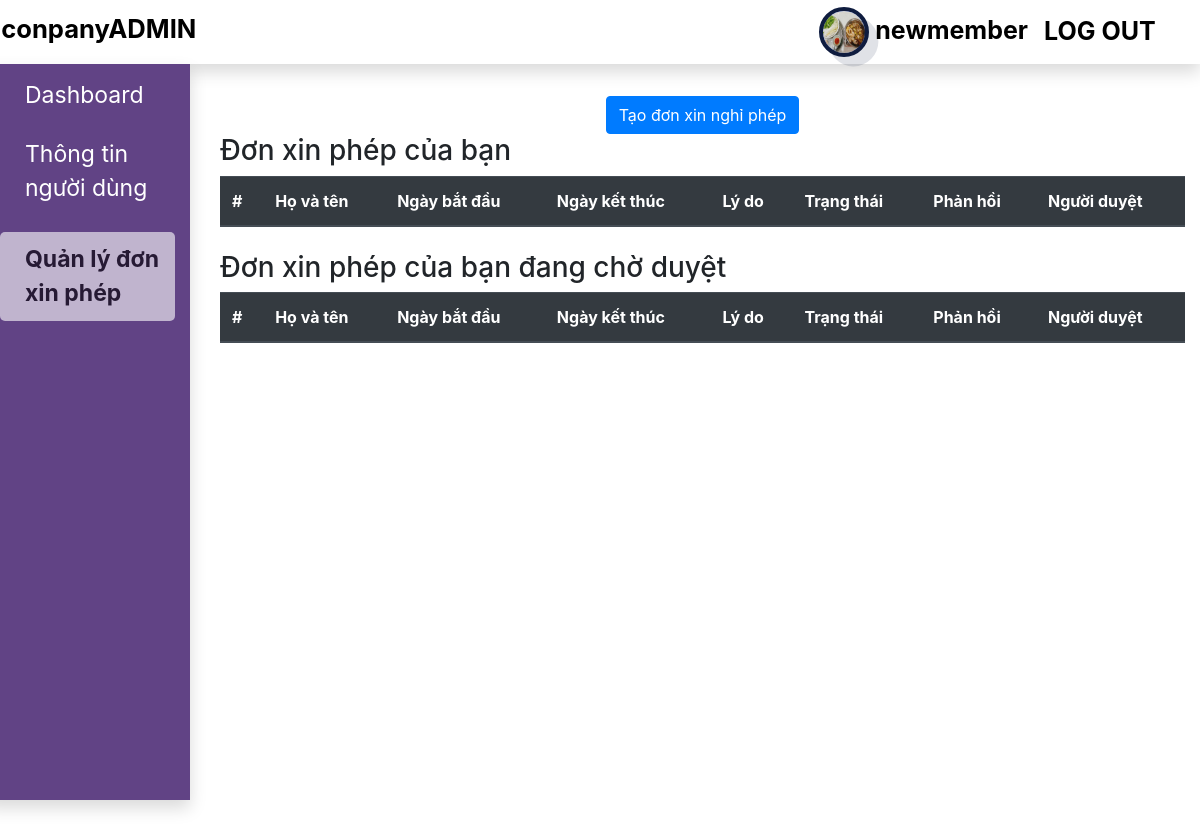
Before: /?page=letter (signed in) with the older database file.
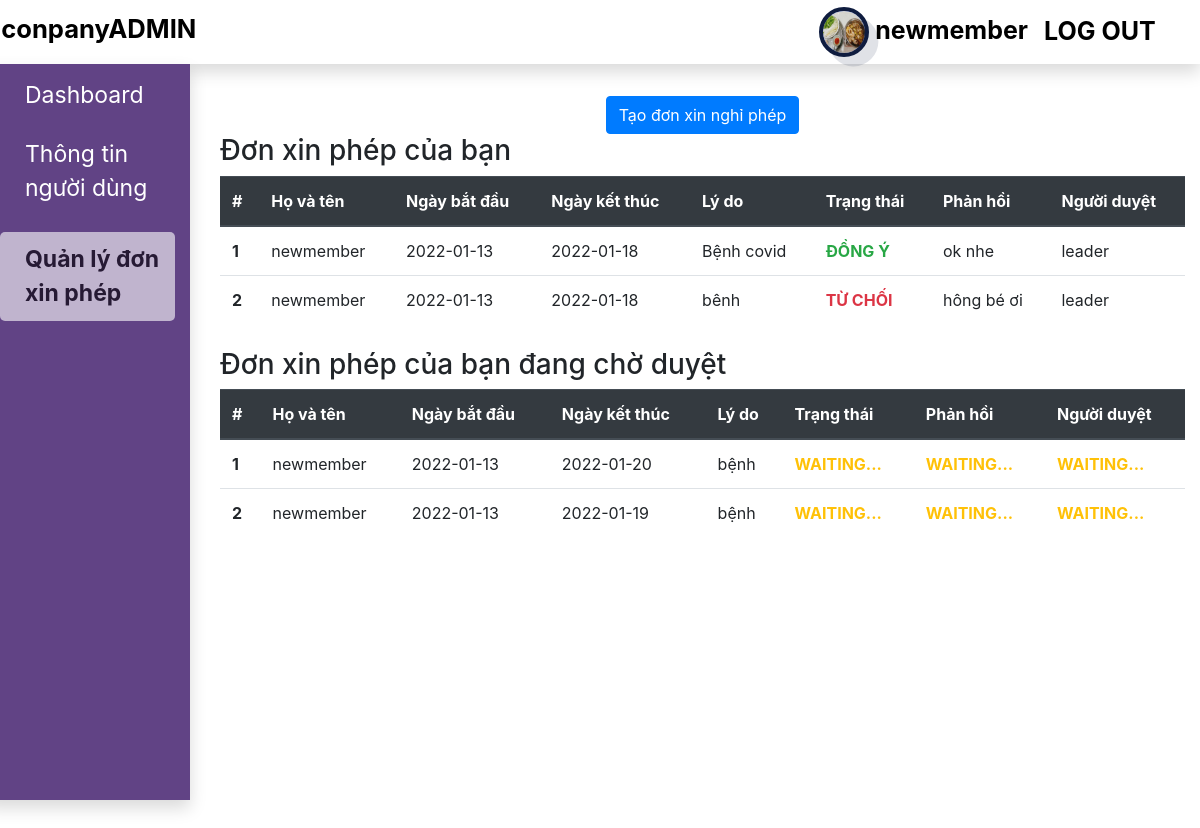
After: the same page with the newer database file.
### tables this page shows
CREATE TABLE `nghi_phep` (
  `id` int(11) NOT NULL,
  `user_created` int(11) NOT NULL,
  `start` date NOT NULL,
  `end` date NOT NULL,
  `reason` varchar(5000) NOT NULL,
  `status` varchar(50) NOT NULL,
  `feelback` varchar(5000) NOT NULL,
  `responder` varchar(255) NOT NULL
);

CREATE TABLE `users` (
  `id` int(11) NOT NULL,
  `fullName` varchar(100) NOT NULL,
  `username` varchar(100) NOT NULL,
  `password` text NOT NULL,
  `birthday` date NOT NULL,
  `gender` varchar(10) NOT NULL,
  `role` varchar(100) NOT NULL,
  `pic` text NOT NULL,
  `department_id` int(11) DEFAULT NULL
);

### model/database.php (called while the page is built, shortened)
<?php
    class database {
        private $sql, $db, $sth;
        function database(){
            $this->db = new mysqli('localhost', 'root', '', 'company1');
        }
        function setSQL($sql_string){
            $this->sql = $sql_string;
        }
        function execute(){
            $this->sth = $this->db->prepare($this->sql);
            $this->sth->execute();
            $this->sth = $this->sth->get_result();
            return $this->sth->num_rows;
        }
        function loadRow(){
            return $this->sth->fetch_object();
        }
    }
?>

### model/xl_don_nghi_phep.php (called while the page is built, shortened)
<?php
    include_once('./model/database.php');
    class xl_don_nghi_phep extends database{
        function hien_thi_don_chua_duyet_theo_my_id ($myid) {
            $string_sql = "SELECT * FROM `nghi_phep` WHERE `user_created` = '$myid' AND `status` = ''";
            $this->execute();
            $result = $this->loadAllRow();
            return $result;
        }
        function hien_thi_don_da_duyet_theo_my_id ($myid) {
            $string_sql = "SELECT * FROM `nghi_phep` WHERE `user_created` = '$myid' AND `status` != ''";
            $this->execute();
            $result = $this->loadAllRow();
            return $result;
        }
    }
?>

### model/xl_nguoi_dung.php (called while the page is built, shortened)
<?php
    include_once('./model/database.php');
    class xl_nguoi_dung extends database{
        function thong_tin_nguoi_dung_theo_id_tai_khoan($id){
            $string_sql = "SELECT u.*, s.* FROM users u inner join department s on u.department_id = s.id  WHERE u.id = $id";
            $this->execute();
            $result = $this->loadRow();
            return $result;
        }
    }
?>

### lib/function_support.php (the view, shortened to what this page needs)
            <?php
function in_hang_trong_don_nghi_phep ($isbutton, $arr) {
    include_once('./model/xl_nguoi_dung.php');
    $xl_nguoi_dung = new xl_nguoi_dung();
    $i = 0;
    foreach ($arr as $el) {
        $i += 1;
        ?>
            <tr>
                <?php
                    echo('<th>'.$i.'</th>');
                    foreach($el  as $key => $val) {
                        if ($key == 'user_created') {
                            $infor = $xl_nguoi_dung->thong_tin_nguoi_dung_theo_id_tai_khoan($val);
                            echo('<td>'.$infor->fullName.'</td>');
                        } else  if( $key == 'id' ) {
                            continue;
                        } else if ($key == 'fullName'){
                            break;
                        } else if (($key == 'status' || $key == 'responder' || $key == 'feelback') && $isbutton == true){
                            break;
                        } else if ($val == '') {
                            echo('<td>'.'<b class="text-warning">WAITING...</b>'.'</td>');
                        } else {
                            if ($key == 'status') {
                                if ($val == 'đồng ý') {
                                    echo('<td>'.'<b class="text-success">ĐỒNG Ý</b>'.'</td>');
                                } else {
                                    echo('<td>'.'<b class="text-danger">TỪ CHỐI</b>'.'</td>');
                                }
                            } else {
                                echo('<td>'.$val.'</td>');
                            }
                        }
                    }
                        ?>
            </tr>
        <?php
    }
}
    ?>

### modules/hien_thi_chuc_nang.php (shortened to what this page needs)
<?php
    $role = $_SESSION['thong_tin_user']->role;
    $page = $_GET['page'];
    $permission = array(
        'dashboard' => 'Dashboard',
        'infor' => 'Thông tin người dùng',
        'letter' => 'Quản lý đơn xin phép',
        'employee' => 'Quản lý nhân viên',
        'department' => 'Quản lý phòng ban'
    );
    if ($role != "admin") {
        $stop = 'Quản lý nhân viên';
    } else {
        $stop = "";
    }
    ?>
        <div class="function fs-23">
            <?php
                foreach($permission as $key => $element) {
                    if ($element == $stop) {
                        break;
                    }
                    ?>
                        <div class= "<?php
                            if ($page == $key) {
                                echo("mt-3 func cur-pointer func-active");
                            } else {
                                echo("mt-1 func cur-pointer");
                            }
                        ?>">
                            <a href="<?php echo("./?page=" . $key)?>">
                                <?php echo($element) ?>
                            </a>
                        </div>
                    <?php
                }
            ?>
        </div>

Changed rows visible on the page:
added nghi_phep: start "2022-01-13", end "2022-01-18", reason "Bệnh covid", status "ĐỒNG Ý", feelback "ok nhe", responder "leader"
now on this page (row edited): users: fullName "newmember"
added nghi_phep: start "2022-01-13", end "2022-01-18", reason "bênh", status "TỪ CHỐI", feelback "hông bé ơi", responder "leader"
added nghi_phep: start "2022-01-13", end "2022-01-20", reason "bệnh", status "WAITING...", feelback "WAITING...", responder "WAITING..."
added nghi_phep: start "2022-01-13", end "2022-01-19", reason "bệnh", status "WAITING...", feelback "WAITING...", responder "WAITING..."
